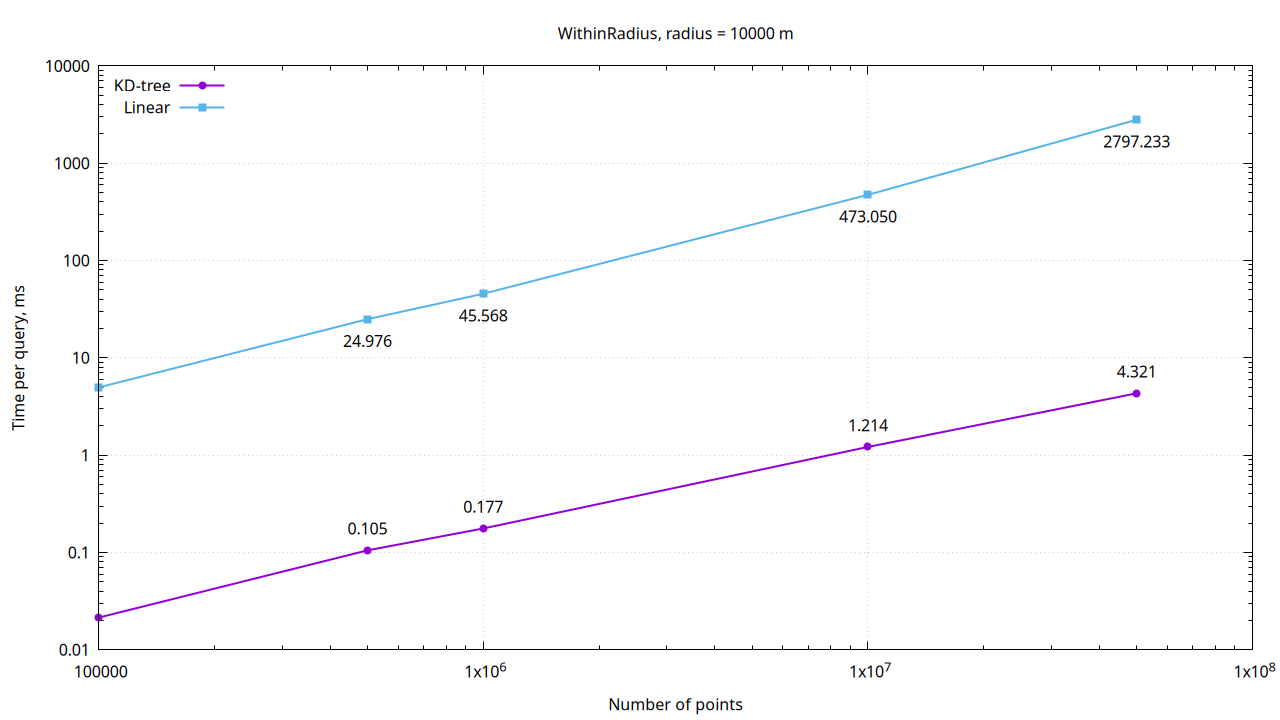

Reproduce this figure in gnuplot.
set terminal pngcairo size 1280,720
set output 'radius10000.png'

set title 'WithinRadius, radius = 10000 m'
set xlabel 'Number of points'
set ylabel 'Time per query, ms'
set grid
set key left top
set logscale x 10
set logscale y 10

plot \
  'radius10000.dat' using 1:2 with linespoints lw 2 pt 7 title 'KD-tree', \
  'radius10000.dat' using 1:2:(sprintf("%.3f", $2)) with labels offset 0,1 notitle, \
  'radius10000.dat' using 1:5 with linespoints lw 2 pt 5 title 'Linear', \
  'radius10000.dat' using 1:5:(sprintf("%.3f", $5)) with labels offset 0,-1 notitle
